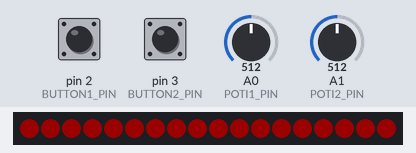
Simulated run of this sketch. Board: Arduino Uno, built with avr-gcc and run on an emulated ATmega328P. Shown: 18 RGB LEDs in strip order, left to right. The test bench sets the inputs (shaded band); at power-on: pin 2 (BUTTON1_PIN) HIGH, pin 3 (BUTTON2_PIN) HIGH, A0 (POTI1_PIN) = 512, A1 (POTI2_PIN) = 512. Dim RGB values are drawn brighter than linear.

Above: at 0.6 s.
1.3 s: pin 2 (BUTTON1_PIN) pulled LOW for 0.15 s
At 1.35 s:
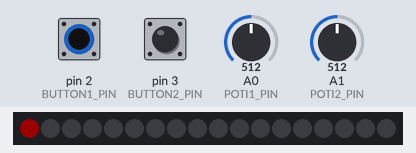
2.0 s: pin 3 (BUTTON2_PIN) pulled LOW for 0.15 s
At 2.12 s:
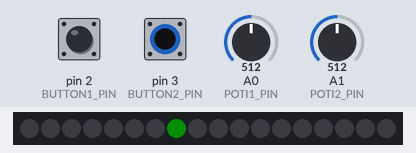
2.7 s: pin 2 (BUTTON1_PIN) pulled LOW for 1 s
At 3.9 s:
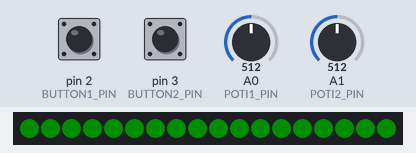
5.2 s: pin 3 (BUTTON2_PIN) pulled LOW for 1 s
At 6.0 s:
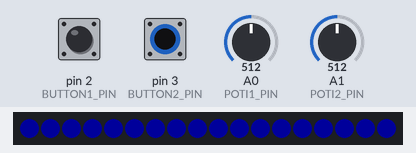
7.7 s: pin 3 (BUTTON2_PIN) pulled LOW for 0.15 s
At 8.15 s:
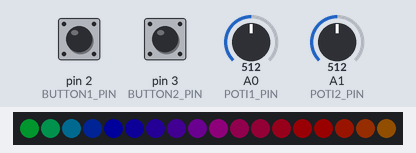
8.4 s: A0 (POTI1_PIN) set to 900
At 8.75 s:
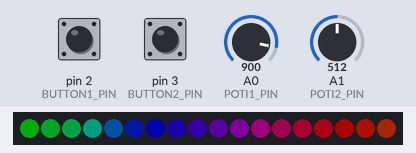
Timing chart, 0 to 11.4 s (numbered marks = the images above; inputs shaded):
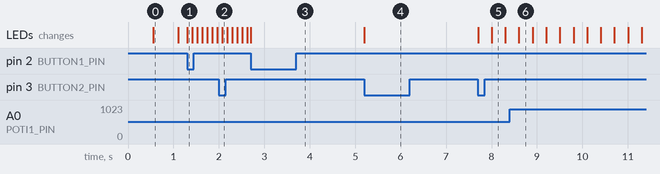

Measured:
- after the input at 1.3 s, the LEDs: change at once (image 1)
- after the input at 2.0 s, the LEDs: change after 0.07 s (image 2)
- after the input at 2.7 s, the LEDs: change at once (image 3)
- after the input at 5.2 s, the LEDs: change at once (image 4)
- after the input at 7.7 s, the LEDs: first change at once (image 5 shows a later state)
- after the input at 8.4 s, the LEDs: change after 0.20 s (image 6)
- what the display in image 0 shows lasts 0.5 s, from 0.6 s to 1.1 s

The sketch:

SpaceConsole.ino
```cpp
#include <FastLED.h>

// Konfiguration
#define NUM_LEDS 18
#define DATA_PIN 6

#define BUTTON1_PIN 2
#define BUTTON2_PIN 3
#define POTI1_PIN A0
#define POTI2_PIN A1

// Debouncing
unsigned long lastDebounceTime1 = 0;
unsigned long lastDebounceTime2 = 0;
unsigned long debounceDelay = 50;
bool lastButtonState1 = LOW;
bool lastButtonState2 = LOW;

// LEDs
CRGB leds[NUM_LEDS];
uint8_t brightness = 150;  // Anfangshelligkeit
uint8_t currentColor = 1;  // 0=Weiß, 1=Rot, 2=Grün, 3=Blau, 4=Regenbogen
uint8_t currentMode = 1;   // 0=Konstant, 1=Blinken, 2=Lauflicht

// Fading
const int pwmIntervals = 1023;  // Number of steps between LED on and off

// Geschwindigkeit
unsigned long lastUpdateTime = 0;
int speed = 1000;  // Anfangsgeschwindigkeit (ms)
int minSpeed = 100;
int maxSpeed = 1000;
int speedFactor = 5; // Faktor, um den das Lauflicht schneller läuft

// Farben
CRGB colors[] = { CRGB::White, CRGB::Red, CRGB::Green, CRGB::Blue };

// Hilfsfunktionen
void setColor(CRGB color) {
  for (int i = 0; i < NUM_LEDS; i++) {
    leds[i] = color;
  }
  FastLED.show();
}

void rainbow() {
  static uint8_t hue = 0;
  for (int i = 0; i < NUM_LEDS; i++) {
    leds[i] = CHSV(hue + (i * 10), 255, brightness);
  }
  FastLED.show();
  hue++;
}

// LED Modi
void updateLEDs() {
  static bool blinkState = false;
  static int position = 0;

  switch (currentMode) {
    case 0:  // Konstant
      if (currentColor < 4) {
        setColor(colors[currentColor]);
      } else {
        rainbow();
      }
      break;

    case 1:  // Blinken
      if (millis() - lastUpdateTime > speed) {
        lastUpdateTime = millis();
        blinkState = !blinkState;
        if (blinkState) {
          if (currentColor < 4) {
            setColor(colors[currentColor]);
          } else {
            rainbow();
          }
        } else {
          setColor(CRGB::Black);
        }
      }
      break;

    case 2:  // Lauflicht
      if (millis() - lastUpdateTime > (speed / speedFactor)) {
        lastUpdateTime = millis();
        for (int i = 0; i < NUM_LEDS; i++) {
          leds[i] = CRGB::Black;
        }
        leds[position] = (currentColor < 4) ? colors[currentColor] : CHSV((position * 10), 255, brightness);
        FastLED.show();
        position = (position + 1) % NUM_LEDS;
      }
      break;
  }
}

// Setup
void setup() {
  pinMode(BUTTON1_PIN, INPUT_PULLUP);
  pinMode(BUTTON2_PIN, INPUT_PULLUP);
  FastLED.addLeds<WS2811, DATA_PIN, RGB>(leds, NUM_LEDS);
  FastLED.setBrightness(brightness);
}

// Loop
void loop() {
  // Potentiometer
  if (currentColor < 4) {
    brightness = map(analogRead(POTI1_PIN), 0, pwmIntervals, 5, 50);
  }
  else {
    brightness = map(analogRead(POTI1_PIN), 0, pwmIntervals, 80, 160);
  }

  FastLED.setBrightness(brightness);

  speed = map(analogRead(POTI2_PIN), 1023, 0, minSpeed, maxSpeed);

  // Taster 1 - Modus wechseln
  bool buttonState1 = digitalRead(BUTTON1_PIN);
  if (buttonState1 != lastButtonState1) {
    if (buttonState1 == LOW && (millis() - lastDebounceTime1) > debounceDelay) {
      lastDebounceTime1 = millis();
      currentMode = (currentMode + 1) % 3;
    }
    lastButtonState1 = buttonState1;
  }

  // Taster 2 - Farbe wechseln
  bool buttonState2 = digitalRead(BUTTON2_PIN);
  if (buttonState2 != lastButtonState2) {
    if (buttonState2 == LOW && (millis() - lastDebounceTime2) > debounceDelay) {
      lastDebounceTime2 = millis();
      currentColor = (currentColor + 1) % 5;
    }
    lastButtonState2 = buttonState2;
  }

  // LEDs aktualisieren
  updateLEDs();
}
```
